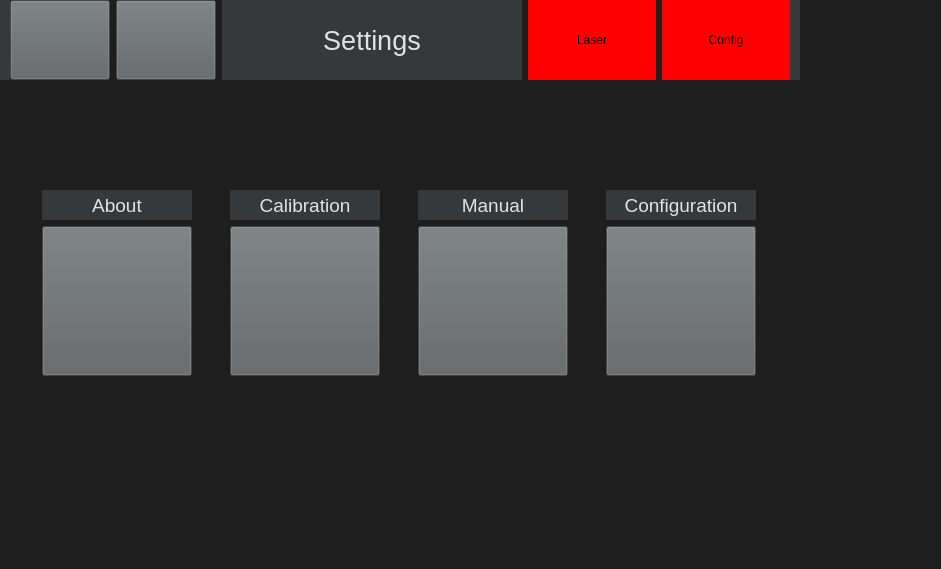
<?xml version="1.0" encoding="UTF-8"?>
<ui version="4.0">
 <class>Form</class>
 <widget class="QWidget" name="Form">
  <property name="geometry">
   <rect>
    <x>0</x>
    <y>0</y>
    <width>941</width>
    <height>569</height>
   </rect>
  </property>
  <property name="windowTitle">
   <string>Form</string>
  </property>
  <property name="styleSheet">
   <string notr="true">background-color: rgb(30, 30, 30);</string>
  </property>
  <widget class="QWidget" name="widget" native="true">
   <property name="geometry">
    <rect>
     <x>0</x>
     <y>0</y>
     <width>800</width>
     <height>480</height>
    </rect>
   </property>
   <widget class="QLabel" name="helpTitle_2">
    <property name="geometry">
     <rect>
      <x>0</x>
      <y>0</y>
      <width>800</width>
      <height>80</height>
     </rect>
    </property>
    <property name="font">
     <font>
      <pointsize>20</pointsize>
      <weight>50</weight>
      <bold>false</bold>
     </font>
    </property>
    <property name="styleSheet">
     <string notr="true">background-color: rgb(54, 57, 59);
color: rgb(226, 226, 226);</string>
    </property>
    <property name="text">
     <string/>
    </property>
    <property name="alignment">
     <set>Qt::AlignCenter</set>
    </property>
   </widget>
   <widget class="QWidget" name="gridLayoutWidget">
    <property name="geometry">
     <rect>
      <x>10</x>
      <y>80</y>
      <width>781</width>
      <height>406</height>
     </rect>
    </property>
    <layout class="QGridLayout" name="gridLayout">
     <item row="3" column="0">
      <widget class="QPushButton" name="aboutBtn">
       <property name="minimumSize">
        <size>
         <width>0</width>
         <height>150</height>
        </size>
       </property>
       <property name="maximumSize">
        <size>
         <width>150</width>
         <height>150</height>
        </size>
       </property>
       <property name="font">
        <font>
         <pointsize>10</pointsize>
         <weight>75</weight>
         <bold>true</bold>
        </font>
       </property>
       <property name="styleSheet">
        <string notr="true">background-color: rgb(92, 97, 100);
color: rgb(175, 177, 179);
</string>
       </property>
       <property name="text">
        <string/>
       </property>
       <property name="icon">
        <iconset>
         <normaloff>../Icons/infoIcon.png</normaloff>../Icons/infoIcon.png</iconset>
       </property>
       <property name="iconSize">
        <size>
         <width>128</width>
         <height>64</height>
        </size>
       </property>
       <property name="flat">
        <bool>false</bool>
       </property>
      </widget>
     </item>
     <item row="1" column="0">
      <widget class="QLabel" name="label_2">
       <property name="minimumSize">
        <size>
         <width>0</width>
         <height>30</height>
        </size>
       </property>
       <property name="font">
        <font>
         <pointsize>14</pointsize>
         <weight>50</weight>
         <bold>false</bold>
        </font>
       </property>
       <property name="styleSheet">
        <string notr="true">background-color: rgb(54, 57, 59);
color: rgb(226, 226, 226);</string>
       </property>
       <property name="text">
        <string>About</string>
       </property>
       <property name="alignment">
        <set>Qt::AlignCenter</set>
       </property>
      </widget>
     </item>
     <item row="1" column="2">
      <widget class="QLabel" name="label_5">
       <property name="font">
        <font>
         <pointsize>14</pointsize>
         <weight>50</weight>
         <bold>false</bold>
        </font>
       </property>
       <property name="styleSheet">
        <string notr="true">background-color: rgb(54, 57, 59);
color: rgb(226, 226, 226);</string>
       </property>
       <property name="text">
        <string>Manual</string>
       </property>
       <property name="alignment">
        <set>Qt::AlignCenter</set>
       </property>
      </widget>
     </item>
     <item row="4" column="0">
      <spacer name="verticalSpacer">
       <property name="orientation">
        <enum>Qt::Vertical</enum>
       </property>
       <property name="sizeHint" stdset="0">
        <size>
         <width>20</width>
         <height>40</height>
        </size>
       </property>
      </spacer>
     </item>
     <item row="3" column="1">
      <widget class="QPushButton" name="calBtn">
       <property name="minimumSize">
        <size>
         <width>0</width>
         <height>0</height>
        </size>
       </property>
       <property name="maximumSize">
        <size>
         <width>150</width>
         <height>150</height>
        </size>
       </property>
       <property name="font">
        <font>
         <pointsize>10</pointsize>
         <weight>75</weight>
         <bold>true</bold>
        </font>
       </property>
       <property name="styleSheet">
        <string notr="true">background-color: rgb(92, 97, 100);
color: rgb(175, 177, 179);
</string>
       </property>
       <property name="text">
        <string/>
       </property>
       <property name="icon">
        <iconset>
         <normaloff>../Icons/calibrationIcon.png</normaloff>../Icons/calibrationIcon.png</iconset>
       </property>
       <property name="iconSize">
        <size>
         <width>64</width>
         <height>64</height>
        </size>
       </property>
       <property name="flat">
        <bool>false</bool>
       </property>
      </widget>
     </item>
     <item row="0" column="0">
      <spacer name="verticalSpacer_2">
       <property name="orientation">
        <enum>Qt::Vertical</enum>
       </property>
       <property name="sizeHint" stdset="0">
        <size>
         <width>20</width>
         <height>40</height>
        </size>
       </property>
      </spacer>
     </item>
     <item row="1" column="1">
      <widget class="QLabel" name="label_4">
       <property name="font">
        <font>
         <pointsize>14</pointsize>
         <weight>50</weight>
         <bold>false</bold>
        </font>
       </property>
       <property name="styleSheet">
        <string notr="true">background-color: rgb(54, 57, 59);
color: rgb(226, 226, 226);</string>
       </property>
       <property name="text">
        <string>Calibration</string>
       </property>
       <property name="alignment">
        <set>Qt::AlignCenter</set>
       </property>
      </widget>
     </item>
     <item row="3" column="2">
      <widget class="QPushButton" name="manBtn">
       <property name="minimumSize">
        <size>
         <width>150</width>
         <height>150</height>
        </size>
       </property>
       <property name="maximumSize">
        <size>
         <width>100</width>
         <height>150</height>
        </size>
       </property>
       <property name="font">
        <font>
         <pointsize>10</pointsize>
         <weight>75</weight>
         <bold>true</bold>
        </font>
       </property>
       <property name="styleSheet">
        <string notr="true">background-color: rgb(92, 97, 100);
color: rgb(175, 177, 179);
</string>
       </property>
       <property name="text">
        <string/>
       </property>
       <property name="icon">
        <iconset>
         <normaloff>../Icons/manual2.png</normaloff>../Icons/manual2.png</iconset>
       </property>
       <property name="iconSize">
        <size>
         <width>64</width>
         <height>64</height>
        </size>
       </property>
       <property name="flat">
        <bool>false</bool>
       </property>
      </widget>
     </item>
     <item row="1" column="3">
      <widget class="QLabel" name="label_6">
       <property name="font">
        <font>
         <pointsize>14</pointsize>
         <weight>50</weight>
         <bold>false</bold>
        </font>
       </property>
       <property name="styleSheet">
        <string notr="true">background-color: rgb(54, 57, 59);
color: rgb(226, 226, 226);</string>
       </property>
       <property name="text">
        <string>Configuration</string>
       </property>
       <property name="alignment">
        <set>Qt::AlignCenter</set>
       </property>
      </widget>
     </item>
     <item row="3" column="3">
      <widget class="QPushButton" name="parBtn">
       <property name="minimumSize">
        <size>
         <width>150</width>
         <height>150</height>
        </size>
       </property>
       <property name="maximumSize">
        <size>
         <width>100</width>
         <height>150</height>
        </size>
       </property>
       <property name="font">
        <font>
         <pointsize>10</pointsize>
         <weight>75</weight>
         <bold>true</bold>
        </font>
       </property>
       <property name="styleSheet">
        <string notr="true">background-color: rgb(92, 97, 100);
color: rgb(175, 177, 179);
</string>
       </property>
       <property name="text">
        <string/>
       </property>
       <property name="icon">
        <iconset>
         <normaloff>../Icons/parameter.png</normaloff>../Icons/parameter.png</iconset>
       </property>
       <property name="iconSize">
        <size>
         <width>64</width>
         <height>64</height>
        </size>
       </property>
       <property name="flat">
        <bool>false</bool>
       </property>
      </widget>
     </item>
    </layout>
   </widget>
   <widget class="QWidget" name="horizontalLayoutWidget_2">
    <property name="geometry">
     <rect>
      <x>10</x>
      <y>0</y>
      <width>780</width>
      <height>80</height>
     </rect>
    </property>
    <layout class="QHBoxLayout" name="horizontalLayout_3">
     <item>
      <widget class="QPushButton" name="helpBtn">
       <property name="minimumSize">
        <size>
         <width>0</width>
         <height>0</height>
        </size>
       </property>
       <property name="maximumSize">
        <size>
         <width>100</width>
         <height>100</height>
        </size>
       </property>
       <property name="font">
        <font>
         <pointsize>10</pointsize>
         <weight>75</weight>
         <bold>true</bold>
        </font>
       </property>
       <property name="cursor">
        <cursorShape>ArrowCursor</cursorShape>
       </property>
       <property name="toolTip">
        <string>&lt;html&gt;&lt;head/&gt;&lt;body&gt;&lt;p&gt;&lt;img src=&quot;:/newPrefix/helpIcon.png&quot;/&gt;&lt;/p&gt;&lt;/body&gt;&lt;/html&gt;</string>
       </property>
       <property name="styleSheet">
        <string notr="true">background-color: rgb(92, 97, 100);
color: rgb(175, 177, 179);
</string>
       </property>
       <property name="text">
        <string/>
       </property>
       <property name="icon">
        <iconset>
         <normaloff>../Icons/helpIcon.png</normaloff>../Icons/helpIcon.png</iconset>
       </property>
       <property name="iconSize">
        <size>
         <width>32</width>
         <height>64</height>
        </size>
       </property>
       <property name="flat">
        <bool>false</bool>
       </property>
      </widget>
     </item>
     <item>
      <widget class="QPushButton" name="homeBtn">
       <property name="minimumSize">
        <size>
         <width>0</width>
         <height>0</height>
        </size>
       </property>
       <property name="maximumSize">
        <size>
         <width>100</width>
         <height>100</height>
        </size>
       </property>
       <property name="font">
        <font>
         <pointsize>10</pointsize>
         <weight>75</weight>
         <bold>true</bold>
        </font>
       </property>
       <property name="styleSheet">
        <string notr="true">background-color: rgb(92, 97, 100);
color: rgb(175, 177, 179);
</string>
       </property>
       <property name="text">
        <string/>
       </property>
       <property name="icon">
        <iconset>
         <normaloff>../Icons/homeIcon.png</normaloff>../Icons/homeIcon.png</iconset>
       </property>
       <property name="iconSize">
        <size>
         <width>32</width>
         <height>32</height>
        </size>
       </property>
      </widget>
     </item>
     <item>
      <widget class="QLabel" name="pageTitle">
       <property name="minimumSize">
        <size>
         <width>300</width>
         <height>0</height>
        </size>
       </property>
       <property name="font">
        <font>
         <pointsize>20</pointsize>
         <weight>50</weight>
         <bold>false</bold>
        </font>
       </property>
       <property name="styleSheet">
        <string notr="true">background-color: rgb(54, 57, 59);
color: rgb(226, 226, 226);</string>
       </property>
       <property name="text">
        <string>Settings</string>
       </property>
       <property name="alignment">
        <set>Qt::AlignCenter</set>
       </property>
      </widget>
     </item>
     <item>
      <widget class="QLabel" name="laserLight">
       <property name="minimumSize">
        <size>
         <width>0</width>
         <height>0</height>
        </size>
       </property>
       <property name="maximumSize">
        <size>
         <width>999</width>
         <height>9999</height>
        </size>
       </property>
       <property name="styleSheet">
        <string notr="true">background-color: red;
color: rgb(0, 0, 0);</string>
       </property>
       <property name="text">
        <string>Laser</string>
       </property>
       <property name="alignment">
        <set>Qt::AlignCenter</set>
       </property>
      </widget>
     </item>
     <item>
      <widget class="QLabel" name="configLight">
       <property name="minimumSize">
        <size>
         <width>0</width>
         <height>0</height>
        </size>
       </property>
       <property name="maximumSize">
        <size>
         <width>9999</width>
         <height>9999</height>
        </size>
       </property>
       <property name="styleSheet">
        <string notr="true">background-color: red;
color: rgb(0, 0, 0);</string>
       </property>
       <property name="text">
        <string>Config</string>
       </property>
       <property name="alignment">
        <set>Qt::AlignCenter</set>
       </property>
      </widget>
     </item>
    </layout>
   </widget>
  </widget>
 </widget>
 <resources/>
 <connections/>
</ui>
